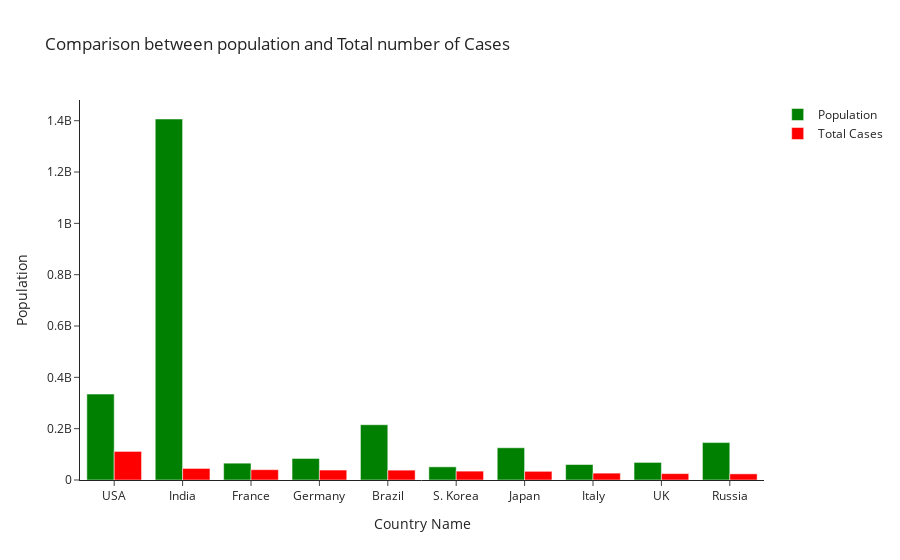

Source (notebook cell):
### Code cell
#Top 10 countries with total number of cases vs population
fig = go.Figure()
fig.add_trace(go.Bar(x=df[:10].Country, y=df['Population'][:10],marker_color='green',name='Population'))
fig.add_trace(go.Bar(x=df[:10].Country, y=df['Total Cases'][:10],marker_color='red',name='Total Cases'))
fig.update_layout(template='simple_white')
fig.update_layout(title="Comparison between population and Total number of Cases",
                 xaxis_title = "Country Name", yaxis_title= "Population")
fig.show()

### Figure 1 — Plotly figure (JSON) as saved in the notebook; plotly's stock layout.template omitted (floating-point values rounded to 4 significant figures)
{"data": [{"marker": {"color": "green"}, "name": "Population", "type": "bar", "x": ["USA", "India", "France", "Germany", "Brazil", "S. Korea", "Japan", "Italy", "UK", "Russia"], "y": [334805269, 1406631776, 65584518, 83883596, 215353593, 51329899, 125584838, 60262770, 68497907, 145805947]}, {"marker": {"color": "red"}, "name": "Total Cases", "type": "bar", "x": ["USA", "India", "France", "Germany", "Brazil", "S. Korea", "Japan", "Italy", "UK", "Russia"], "y": [111367209, 45028429, 40138560, 38819284, 38407327, 34571873, 33803572, 26716804, 24898914, 23957146]}], "layout": {"title": {"text": "Comparison between population and Total number of Cases"}, "xaxis": {"title": {"text": "Country Name"}}, "yaxis": {"title": {"text": "Population"}}}}
